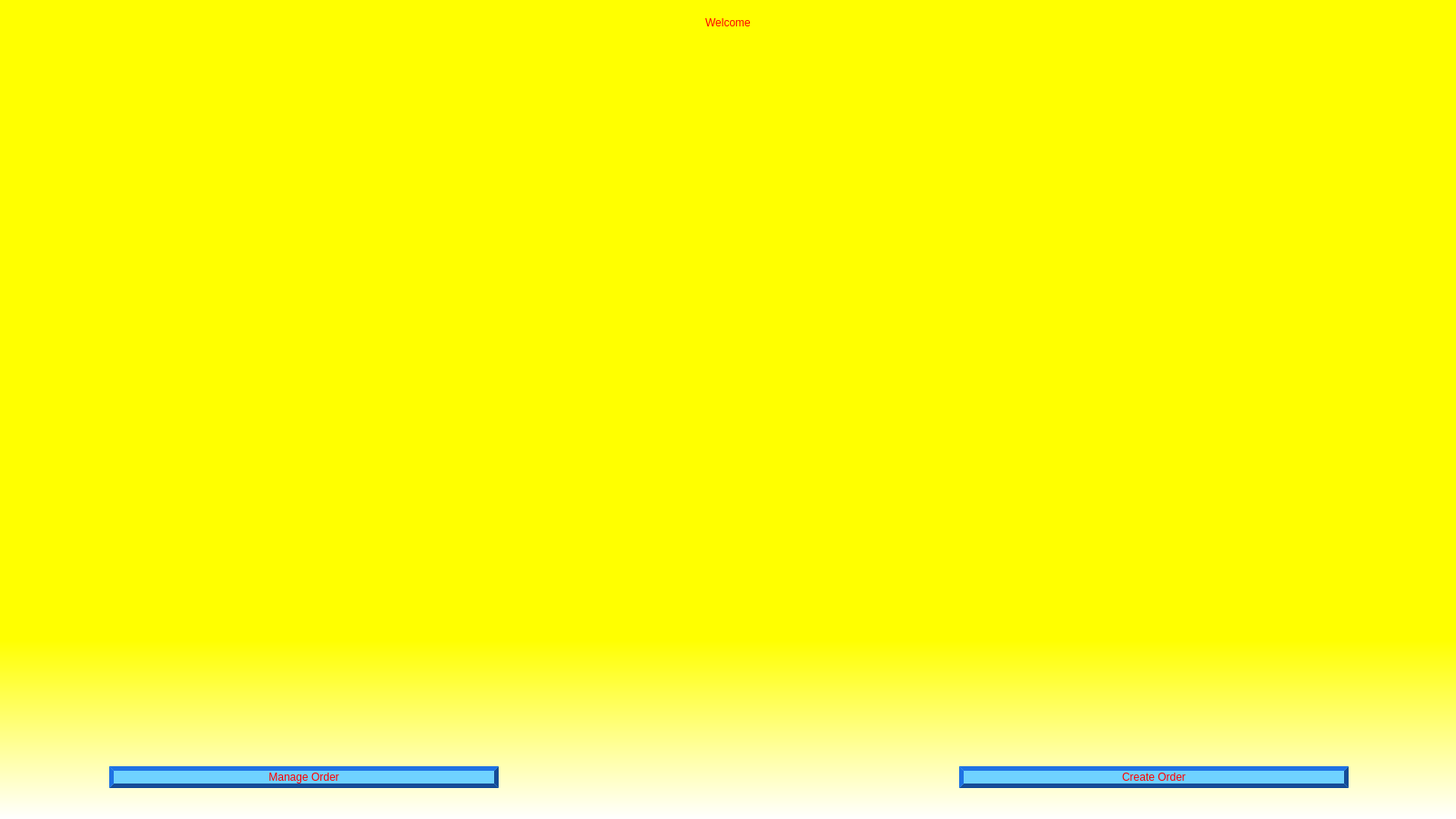
<?xml version="1.0" encoding="UTF-8"?>
<ui version="4.0">
 <class>welcomeScreen</class>
 <widget class="QMainWindow" name="welcomeScreen">
  <property name="geometry">
   <rect>
    <x>0</x>
    <y>0</y>
    <width>1600</width>
    <height>900</height>
   </rect>
  </property>
  <property name="windowTitle">
   <string>MainWindow</string>
  </property>
  <property name="styleSheet">
   <string notr="true">QMainWindow#welcomeScreen{
background-color: qlineargradient(spread:pad, x1:0, y1:0.449, x2:0, y2:1, stop:0.60199 rgba(255, 255, 0, 255), stop:1 rgba(255, 255, 255, 255));
}</string>
  </property>
  <widget class="QWidget" name="centralwidget">
   <layout class="QVBoxLayout" name="verticalLayout">
    <item>
     <widget class="QWidget" name="topWidget" native="true">
      <property name="sizePolicy">
       <sizepolicy hsizetype="Preferred" vsizetype="Fixed">
        <horstretch>0</horstretch>
        <verstretch>0</verstretch>
       </sizepolicy>
      </property>
      <layout class="QHBoxLayout" name="horizontalLayout_2">
       <item>
        <widget class="QLabel" name="welcomeLabel">
         <property name="sizePolicy">
          <sizepolicy hsizetype="Preferred" vsizetype="Preferred">
           <horstretch>0</horstretch>
           <verstretch>0</verstretch>
          </sizepolicy>
         </property>
         <property name="styleSheet">
          <string notr="true">color: rgb(255, 1, 1);
font: 86pt &quot;Gabriola&quot;;</string>
         </property>
         <property name="text">
          <string>Welcome</string>
         </property>
         <property name="alignment">
          <set>Qt::AlignCenter</set>
         </property>
        </widget>
       </item>
      </layout>
     </widget>
    </item>
    <item>
     <widget class="QWidget" name="middleWidget" native="true">
      <layout class="QHBoxLayout" name="horizontalLayout_3">
       <property name="bottomMargin">
        <number>95</number>
       </property>
       <item>
        <widget class="QLabel" name="logoLabel">
         <property name="sizePolicy">
          <sizepolicy hsizetype="Preferred" vsizetype="Preferred">
           <horstretch>0</horstretch>
           <verstretch>0</verstretch>
          </sizepolicy>
         </property>
         <property name="focusPolicy">
          <enum>Qt::NoFocus</enum>
         </property>
         <property name="styleSheet">
          <string notr="true">image: url(:/logo/Los_Pollos.webp);</string>
         </property>
         <property name="text">
          <string/>
         </property>
         <property name="alignment">
          <set>Qt::AlignCenter</set>
         </property>
        </widget>
       </item>
      </layout>
     </widget>
    </item>
    <item>
     <widget class="QWidget" name="buttomWidget" native="true">
      <property name="sizePolicy">
       <sizepolicy hsizetype="Preferred" vsizetype="Fixed">
        <horstretch>0</horstretch>
        <verstretch>0</verstretch>
       </sizepolicy>
      </property>
      <layout class="QHBoxLayout" name="horizontalLayout">
       <property name="leftMargin">
        <number>11</number>
       </property>
       <property name="bottomMargin">
        <number>25</number>
       </property>
       <item>
        <spacer name="horizontalSpacer_3">
         <property name="orientation">
          <enum>Qt::Horizontal</enum>
         </property>
         <property name="sizeType">
          <enum>QSizePolicy::Fixed</enum>
         </property>
         <property name="sizeHint" stdset="0">
          <size>
           <width>100</width>
           <height>20</height>
          </size>
         </property>
        </spacer>
       </item>
       <item>
        <widget class="QPushButton" name="manageOrderBtn">
         <property name="styleSheet">
          <string notr="true">color: rgb(255, 0, 0);
background-color: rgb(111, 210, 255);
font: 75 26pt &quot;Arial&quot;;
border-style: outset;
border-width: 5px;
border-color: rgb(21, 76, 152);
</string>
         </property>
         <property name="text">
          <string>Manage Order</string>
         </property>
        </widget>
       </item>
       <item>
        <spacer name="horizontalSpacer">
         <property name="orientation">
          <enum>Qt::Horizontal</enum>
         </property>
         <property name="sizeType">
          <enum>QSizePolicy::Fixed</enum>
         </property>
         <property name="sizeHint" stdset="0">
          <size>
           <width>500</width>
           <height>20</height>
          </size>
         </property>
        </spacer>
       </item>
       <item>
        <widget class="QPushButton" name="createOrderBtn">
         <property name="styleSheet">
          <string notr="true">color: rgb(255, 0, 0);
background-color: rgb(111, 210, 255);
font: 75 26pt &quot;Arial&quot;;
border-style: outset;
border-width: 5px;
border-color: rgb(21, 76, 152);</string>
         </property>
         <property name="text">
          <string>Create Order</string>
         </property>
        </widget>
       </item>
       <item>
        <spacer name="horizontalSpacer_2">
         <property name="orientation">
          <enum>Qt::Horizontal</enum>
         </property>
         <property name="sizeType">
          <enum>QSizePolicy::Fixed</enum>
         </property>
         <property name="sizeHint" stdset="0">
          <size>
           <width>100</width>
           <height>20</height>
          </size>
         </property>
        </spacer>
       </item>
      </layout>
     </widget>
    </item>
   </layout>
  </widget>
 </widget>
 <resources>
  <include location="logosource.qrc"/>
 </resources>
 <connections/>
</ui>
